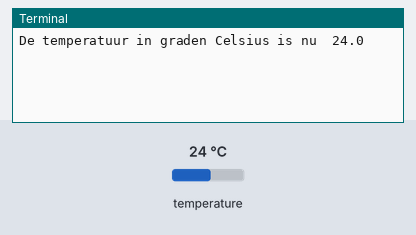
Bench run of a program on a simulated Raspberry Pi (BCM pin numbers). Parts: the last lines printed to the terminal. The test bench sets the inputs (shaded band); at power-on: temperature 24 °C.

Above: at 1.2 s.
1.3 s: temperature set to 12 °C
At 3.1 s:
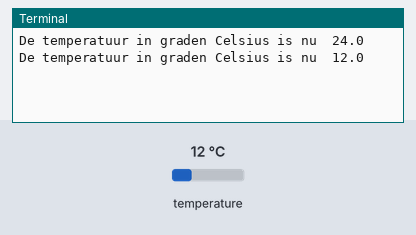
3.8 s: temperature set to 19 °C
At 5.0 s:
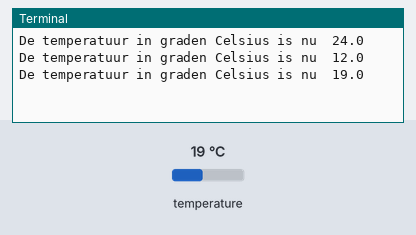
Timing chart, 0 to 6.8 s (numbered marks = the images above; inputs shaded):
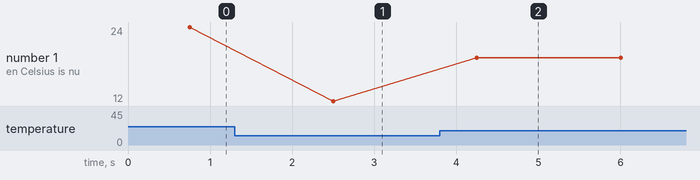

The program:

digitaalTemperatuurSensor.py
```python
import time
from w1thermsensor import W1ThermSensor, SensorNotReadyError

sensor = W1ThermSensor()


while True:
    temperatuur = sensor.get_temperature()
    print("De temperatuur in graden Celsius is nu ", temperatuur)
    time.sleep(1)
    
```

Measured:
- after the input at 1.3 s, the terminal: prints a new line after 1.2 s (image 1)
- after the input at 3.8 s, the terminal: prints a new line after 0.45 s (image 2)
- plotted number 1: 24 → 12 after the input at 1.3 s, 12 → 19 after the input at 3.8 s
